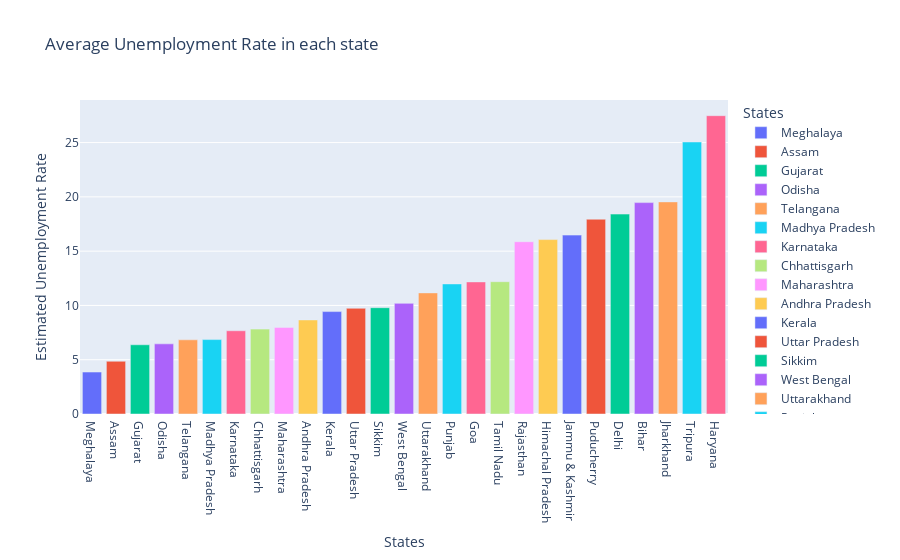

Notebook code for this chart:
### Markdown cell above
using below bar graph we can find that, for average unemployment rate of whole year in each state

### Code cell
plot_ump = df1[['Estimated Unemployment Rate','States']]
df_unemp = plot_ump.groupby('States').mean().reset_index()
df_unemp = df_unemp.sort_values('Estimated Unemployment Rate')
fig = px.bar(df_unemp, x='States', y = 'Estimated Unemployment Rate',
color = 'States', title='Average Unemployment Rate in each state', template='plotly')
fig.show()

### Figure 1 — Plotly figure (JSON) as saved in the notebook; plotly's stock layout.template omitted (floating-point values rounded to 4 significant figures)
{"data": [{"alignmentgroup": "True", "hovertemplate": "States=%{x}<br>Estimated Unemployment Rate=%{y}<extra></extra>", "legendgroup": "Meghalaya", "marker": {"color": "#636efa", "pattern": {"shape": ""}}, "name": "Meghalaya", "offsetgroup": "Meghalaya", "orientation": "v", "showlegend": true, "textposition": "auto", "type": "bar", "x": ["Meghalaya"], "xaxis": "x", "y": [3.866], "yaxis": "y"}, {"alignmentgroup": "True", "hovertemplate": "States=%{x}<br>Estimated Unemployment Rate=%{y}<extra></extra>", "legendgroup": "Assam", "marker": {"color": "#EF553B", "pattern": {"shape": ""}}, "name": "Assam", "offsetgroup": "Assam", "orientation": "v", "showlegend": true, "textposition": "auto", "type": "bar", "x": ["Assam"], "xaxis": "x", "y": [4.856], "yaxis": "y"}, {"alignmentgroup": "True", "hovertemplate": "States=%{x}<br>Estimated Unemployment Rate=%{y}<extra></extra>", "legendgroup": "Gujarat", "marker": {"color": "#00cc96", "pattern": {"shape": ""}}, "name": "Gujarat", "offsetgroup": "Gujarat", "orientation": "v", "showlegend": true, "textposition": "auto", "type": "bar", "x": ["Gujarat"], "xaxis": "x", "y": [6.376], "yaxis": "y"}, {"alignmentgroup": "True", "hovertemplate": "States=%{x}<br>Estimated Unemployment Rate=%{y}<extra></extra>", "legendgroup": "Odisha", "marker": {"color": "#ab63fa", "pattern": {"shape": ""}}, "name": "Odisha", "offsetgroup": "Odisha", "orientation": "v", "showlegend": true, "textposition": "auto", "type": "bar", "x": ["Odisha"], "xaxis": "x", "y": [6.462], "yaxis": "y"}, {"alignmentgroup": "True", "hovertemplate": "States=%{x}<br>Estimated Unemployment Rate=%{y}<extra></extra>", "legendgroup": "Telangana", "marker": {"color": "#FFA15A", "pattern": {"shape": ""}}, "name": "Telangana", "offsetgroup": "Telangana", "orientation": "v", "showlegend": true, "textposition": "auto", "type": "bar", "x": ["Telangana"], "xaxis": "x", "y": [6.833], "yaxis": "y"}, {"alignmentgroup": "True", "hovertemplate": "States=%{x}<br>Estimated Unemployment Rate=%{y}<extra></extra>", "legendgroup": "Madhya Pradesh", "marker": {"color": "#19d3f3", "pattern": {"shape": ""}}, "name": "Madhya Pradesh", "offsetgroup": "Madhya Pradesh", "orientation": "v", "showlegend": true, "textposition": "auto", "type": "bar", "x": ["Madhya Pradesh"], "xaxis": "x", "y": [6.854], "yaxis": "y"}, {"alignmentgroup": "True", "hovertemplate": "States=%{x}<br>Estimated Unemployment Rate=%{y}<extra></extra>", "legendgroup": "Karnataka", "marker": {"color": "#FF6692", "pattern": {"shape": ""}}, "name": "Karnataka", "offsetgroup": "Karnataka", "orientation": "v", "showlegend": true, "textposition": "auto", "type": "bar", "x": ["Karnataka"], "xaxis": "x", "y": [7.668], "yaxis": "y"}, {"alignmentgroup": "True", "hovertemplate": "States=%{x}<br>Estimated Unemployment Rate=%{y}<extra></extra>", "legendgroup": "Chhattisgarh", "marker": {"color": "#B6E880", "pattern": {"shape": ""}}, "name": "Chhattisgarh", "offsetgroup": "Chhattisgarh", "orientation": "v", "showlegend": true, "textposition": "auto", "type": "bar", "x": ["Chhattisgarh"], "xaxis": "x", "y": [7.819], "yaxis": "y"}, {"alignmentgroup": "True", "hovertemplate": "States=%{x}<br>Estimated Unemployment Rate=%{y}<extra></extra>", "legendgroup": "Maharashtra", "marker": {"color": "#FF97FF", "pattern": {"shape": ""}}, "name": "Maharashtra", "offsetgroup": "Maharashtra", "orientation": "v", "showlegend": true, "textposition": "auto", "type": "bar", "x": ["Maharashtra"], "xaxis": "x", "y": [7.979], "yaxis": "y"}, {"alignmentgroup": "True", "hovertemplate": "States=%{x}<br>Estimated Unemployment Rate=%{y}<extra></extra>", "legendgroup": "Andhra Pradesh", "marker": {"color": "#FECB52", "pattern": {"shape": ""}}, "name": "Andhra Pradesh", "offsetgroup": "Andhra Pradesh", "orientation": "v", "showlegend": true, "textposition": "auto", "type": "bar", "x": ["Andhra Pradesh"], "xaxis": "x", "y": [8.664], "yaxis": "y"}, {"alignmentgroup": "True", "hovertemplate": "States=%{x}<br>Estimated Unemployment Rate=%{y}<extra></extra>", "legendgroup": "Kerala", "marker": {"color": "#636efa", "pattern": {"shape": ""}}, "name": "Kerala", "offsetgroup": "Kerala", "orientation": "v", "showlegend": true, "textposition": "auto", "type": "bar", "x": ["Kerala"], "xaxis": "x", "y": [9.434], "yaxis": "y"}, {"alignmentgroup": "True", "hovertemplate": "States=%{x}<br>Estimated Unemployment Rate=%{y}<extra></extra>", "legendgroup": "Uttar Pradesh", "marker": {"color": "#EF553B", "pattern": {"shape": ""}}, "name": "Uttar Pradesh", "offsetgroup": "Uttar Pradesh", "orientation": "v", "showlegend": true, "textposition": "auto", "type": "bar", "x": ["Uttar Pradesh"], "xaxis": "x", "y": [9.737], "yaxis": "y"}, {"alignmentgroup": "True", "hovertemplate": "States=%{x}<br>Estimated Unemployment Rate=%{y}<extra></extra>", "legendgroup": "Sikkim", "marker": {"color": "#00cc96", "pattern": {"shape": ""}}, "name": "Sikkim", "offsetgroup": "Sikkim", "orientation": "v", "showlegend": true, "textposition": "auto", "type": "bar", "x": ["Sikkim"], "xaxis": "x", "y": [9.793], "yaxis": "y"}, {"alignmentgroup": "True", "hovertemplate": "States=%{x}<br>Estimated Unemployment Rate=%{y}<extra></extra>", "legendgroup": "West Bengal", "marker": {"color": "#ab63fa", "pattern": {"shape": ""}}, "name": "West Bengal", "offsetgroup": "West Bengal", "orientation": "v", "showlegend": true, "textposition": "auto", "type": "bar", "x": ["West Bengal"], "xaxis": "x", "y": [10.19], "yaxis": "y"}, {"alignmentgroup": "True", "hovertemplate": "States=%{x}<br>Estimated Unemployment Rate=%{y}<extra></extra>", "legendgroup": "Uttarakhand", "marker": {"color": "#FFA15A", "pattern": {"shape": ""}}, "name": "Uttarakhand", "offsetgroup": "Uttarakhand", "orientation": "v", "showlegend": true, "textposition": "auto", "type": "bar", "x": ["Uttarakhand"], "xaxis": "x", "y": [11.16], "yaxis": "y"}, {"alignmentgroup": "True", "hovertemplate": "States=%{x}<br>Estimated Unemployment Rate=%{y}<extra></extra>", "legendgroup": "Punjab", "marker": {"color": "#19d3f3", "pattern": {"shape": ""}}, "name": "Punjab", "offsetgroup": "Punjab", "orientation": "v", "showlegend": true, "textposition": "auto", "type": "bar", "x": ["Punjab"], "xaxis": "x", "y": [11.98], "yaxis": "y"}, {"alignmentgroup": "True", "hovertemplate": "States=%{x}<br>Estimated Unemployment Rate=%{y}<extra></extra>", "legendgroup": "Goa", "marker": {"color": "#FF6692", "pattern": {"shape": ""}}, "name": "Goa", "offsetgroup": "Goa", "orientation": "v", "showlegend": true, "textposition": "auto", "type": "bar", "x": ["Goa"], "xaxis": "x", "y": [12.17], "yaxis": "y"}, {"alignmentgroup": "True", "hovertemplate": "States=%{x}<br>Estimated Unemployment Rate=%{y}<extra></extra>", "legendgroup": "Tamil Nadu", "marker": {"color": "#B6E880", "pattern": {"shape": ""}}, "name": "Tamil Nadu", "offsetgroup": "Tamil Nadu", "orientation": "v", "showlegend": true, "textposition": "auto", "type": "bar", "x": ["Tamil Nadu"], "xaxis": "x", "y": [12.19], "yaxis": "y"}, {"alignmentgroup": "True", "hovertemplate": "States=%{x}<br>Estimated Unemployment Rate=%{y}<extra></extra>", "legendgroup": "Rajasthan", "marker": {"color": "#FF97FF", "pattern": {"shape": ""}}, "name": "Rajasthan", "offsetgroup": "Rajasthan", "orientation": "v", "showlegend": true, "textposition": "auto", "type": "bar", "x": ["Rajasthan"], "xaxis": "x", "y": [15.87], "yaxis": "y"}, {"alignmentgroup": "True", "hovertemplate": "States=%{x}<br>Estimated Unemployment Rate=%{y}<extra></extra>", "legendgroup": "Himachal Pradesh", "marker": {"color": "#FECB52", "pattern": {"shape": ""}}, "name": "Himachal Pradesh", "offsetgroup": "Himachal Pradesh", "orientation": "v", "showlegend": true, "textposition": "auto", "type": "bar", "x": ["Himachal Pradesh"], "xaxis": "x", "y": [16.07], "yaxis": "y"}, {"alignmentgroup": "True", "hovertemplate": "States=%{x}<br>Estimated Unemployment Rate=%{y}<extra></extra>", "legendgroup": "Jammu & Kashmir", "marker": {"color": "#636efa", "pattern": {"shape": ""}}, "name": "Jammu & Kashmir", "offsetgroup": "Jammu & Kashmir", "orientation": "v", "showlegend": true, "textposition": "auto", "type": "bar", "x": ["Jammu & Kashmir"], "xaxis": "x", "y": [16.48], "yaxis": "y"}, {"alignmentgroup": "True", "hovertemplate": "States=%{x}<br>Estimated Unemployment Rate=%{y}<extra></extra>", "legendgroup": "Puducherry", "marker": {"color": "#EF553B", "pattern": {"shape": ""}}, "name": "Puducherry", "offsetgroup": "Puducherry", "orientation": "v", "showlegend": true, "textposition": "auto", "type": "bar", "x": ["Puducherry"], "xaxis": "x", "y": [17.94], "yaxis": "y"}, {"alignmentgroup": "True", "hovertemplate": "States=%{x}<br>Estimated Unemployment Rate=%{y}<extra></extra>", "legendgroup": "Delhi", "marker": {"color": "#00cc96", "pattern": {"shape": ""}}, "name": "Delhi", "offsetgroup": "Delhi", "orientation": "v", "showlegend": true, "textposition": "auto", "type": "bar", "x": ["Delhi"], "xaxis": "x", "y": [18.41], "yaxis": "y"}, {"alignmentgroup": "True", "hovertemplate": "States=%{x}<br>Estimated Unemployment Rate=%{y}<extra></extra>", "legendgroup": "Bihar", "marker": {"color": "#ab63fa", "pattern": {"shape": ""}}, "name": "Bihar", "offsetgroup": "Bihar", "orientation": "v", "showlegend": true, "textposition": "auto", "type": "bar", "x": ["Bihar"], "xaxis": "x", "y": [19.47], "yaxis": "y"}, {"alignmentgroup": "True", "hovertemplate": "States=%{x}<br>Estimated Unemployment Rate=%{y}<extra></extra>", "legendgroup": "Jharkhand", "marker": {"color": "#FFA15A", "pattern": {"shape": ""}}, "name": "Jharkhand", "offsetgroup": "Jharkhand", "orientation": "v", "showlegend": true, "textposition": "auto", "type": "bar", "x": ["Jharkhand"], "xaxis": "x", "y": [19.54], "yaxis": "y"}, {"alignmentgroup": "True", "hovertemplate": "States=%{x}<br>Estimated Unemployment Rate=%{y}<extra></extra>", "legendgroup": "Tripura", "marker": {"color": "#19d3f3", "pattern": {"shape": ""}}, "name": "Tripura", "offsetgroup": "Tripura", "orientation": "v", "showlegend": true, "textposition": "auto", "type": "bar", "x": ["Tripura"], "xaxis": "x", "y": [25.05], "yaxis": "y"}, {"alignmentgroup": "True", "hovertemplate": "States=%{x}<br>Estimated Unemployment Rate=%{y}<extra></extra>", "legendgroup": "Haryana", "marker": {"color": "#FF6692", "pattern": {"shape": ""}}, "name": "Haryana", "offsetgroup": "Haryana", "orientation": "v", "showlegend": true, "textposition": "auto", "type": "bar", "x": ["Haryana"], "xaxis": "x", "y": [27.48], "yaxis": "y"}], "layout": {"barmode": "relative", "legend": {"title": {"text": "States"}, "tracegroupgap": 0}, "title": {"text": "Average Unemployment Rate in each state"}, "xaxis": {"anchor": "y", "categoryarray": ["Meghalaya", "Assam", "Gujarat", "Odisha", "Telangana", "Madhya Pradesh", "Karnataka", "Chhattisgarh", "Maharashtra", "Andhra Pradesh", "Kerala", "Uttar Pradesh", "Sikkim", "West Bengal", "Uttarakhand", "Punjab", "Goa", "Tamil Nadu", "Rajasthan", "Himachal Pradesh", "Jammu & Kashmir", "Puducherry", "Delhi", "Bihar", "Jharkhand", "Tripura", "Haryana"], "categoryorder": "array", "domain": [0, 1], "title": {"text": "States"}}, "yaxis": {"anchor": "x", "domain": [0, 1], "title": {"text": "Estimated Unemployment Rate"}}}}
